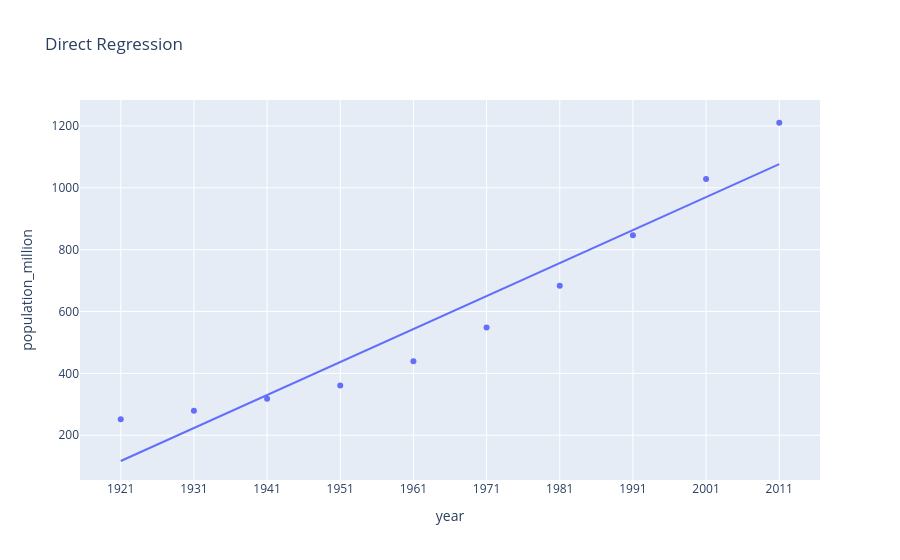

The code cell stored with this chart in its notebook:
### Code cell
X, y = df[['year']], df['population_million']        # training data
reg = LinearRegression().fit(X,y)
print(reg.score(X,y), reg.coef_, reg.intercept_)      # 0.9 correlation obtained is nearly perfect
yfuture = reg.predict(pd.DataFrame({'year': xfuture})
print('Predicted (future):', yfuture))
ypred = reg.predict(X)
fig = px.scatter(df, x='year', y='population_million', title='Direct Regression')
fig.add_trace(px.line(df, x='year', y=ypred).data[0])
fig.update_xaxes(tickmode='array', tickvals=df['year'])       # show exact x axis labels
fig.show()
#plt.scatter(df['year'], df['population_million'])
#plt.plot(df['year'], reg_model.predict(X))

### Figure 1 — Plotly figure (JSON) as saved in the notebook; plotly's stock layout.template omitted (floating-point values rounded to 4 significant figures)
{"data": [{"hovertemplate": "year=%{x}<br>population_million=%{y}<extra></extra>", "legendgroup": "", "marker": {"color": "#636efa", "symbol": "circle"}, "mode": "markers", "name": "", "orientation": "v", "showlegend": false, "type": "scatter", "x": [1921, 1931, 1941, 1951, 1961, 1971, 1981, 1991, 2001, 2011], "xaxis": "x", "y": [251.3, 279.0, 318.2, 361.1, 439.2, 548.2, 683.3, 846.4, 1029.0, 1210.0], "yaxis": "y"}, {"hovertemplate": "year=%{x}<br>y=%{y}<extra></extra>", "legendgroup": "", "line": {"color": "#636efa", "dash": "solid"}, "marker": {"symbol": "circle"}, "mode": "lines", "name": "", "orientation": "v", "showlegend": false, "type": "scatter", "x": [1921, 1931, 1941, 1951, 1961, 1971, 1981, 1991, 2001, 2011], "xaxis": "x", "y": [116.7, 223.3, 330.0, 436.6, 543.2, 649.9, 756.5, 863.2, 969.8, 1076.0], "yaxis": "y"}], "layout": {"legend": {"tracegroupgap": 0}, "title": {"text": "Direct Regression"}, "xaxis": {"anchor": "y", "domain": [0, 1], "tickmode": "array", "tickvals": [1921, 1931, 1941, 1951, 1961, 1971, 1981, 1991, 2001, 2011], "title": {"text": "year"}}, "yaxis": {"anchor": "x", "domain": [0, 1], "title": {"text": "population_million"}}}}
